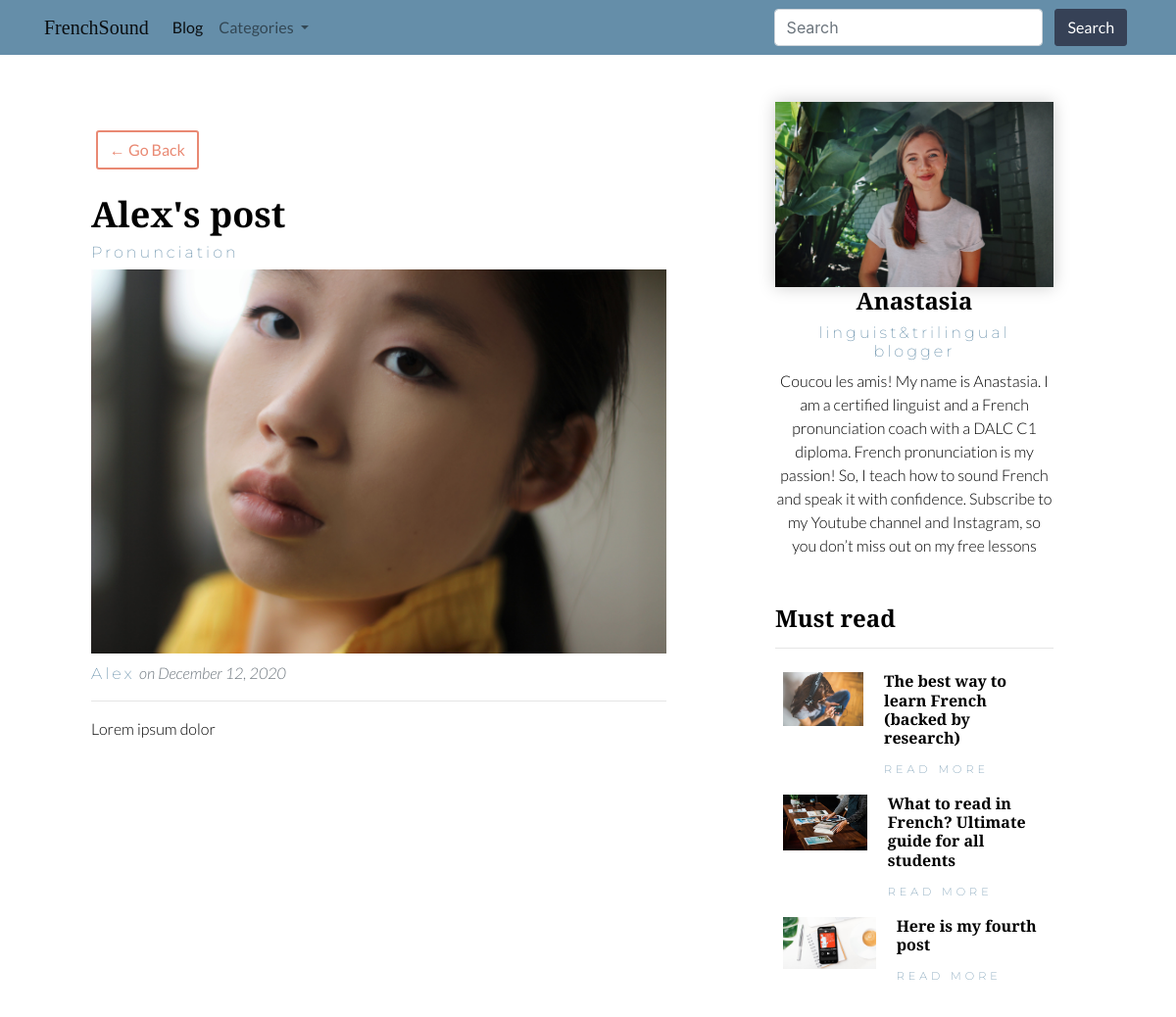
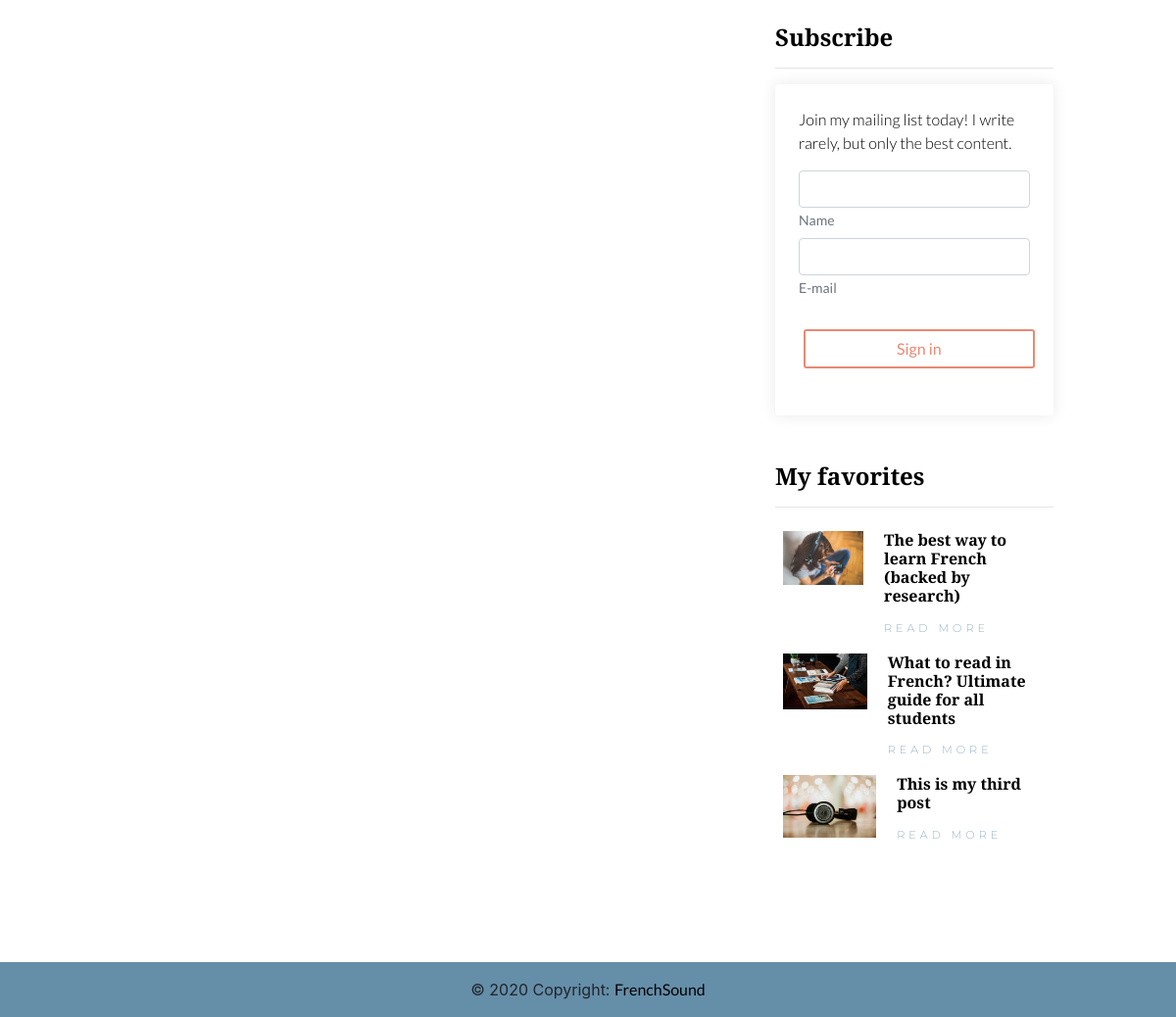
/blog/posts/12/, run on the app's committed database (2 pictures, top to bottom).
### blog/models.py (models this page shows, shortened)
class Post(models.Model):
	title = models.CharField(max_length=100)
	date_posted = models.DateTimeField(default=timezone.now)
	excerpt = models.TextField(default=None)
	content = RichTextField(blank=True, null=True)
	hero_image = models.ImageField(default=None, upload_to='media')
	author = models.ForeignKey(User, on_delete=models.CASCADE)
	category = models.ForeignKey(Category, on_delete=models.PROTECT, default=None)
	must_read = models.BooleanField(default=False)
	favorite = models.BooleanField(default=False)

class Category(models.Model):
	name = models.CharField(max_length=100)
	def __str__(self):
		return self.name

### blog/views.py (the view)
# urls.py: path('blog/posts/<int:pk>/', views.postDetailView, name = 'blog-post-detail'),
def postDetailView(request, pk):
	post = Post.objects.get(pk=pk)
	must_read = Post.objects.filter(must_read=True)
	favorite = Post.objects.filter(favorite=True)
	context = {'post': post, 'must_read': must_read, 'favorite': favorite}
	return render(request, 'blog/post_detail.html', context)

### blog/templates/blog/post_detail.html
{% extends "blog/base.html" %}
{% block content %}
		<div class="box-element p-4 mb-4">
			<a class="btn btn-outline mb-4" href="{% url 'blog-home'%}">&#x2190; Go Back</a>
			<h2>{{ post.title }}</h2>
			<a href="{% url 'blog-category-posts' post.category.name %}"><h4>{{ post.category }}</h4></a>
			<img class="img-fluid" src="{{ post.hero_image.url}}">
			<div class="mt-2">
				<a href="{% url 'blog-user-posts' post.author.username %}"><h4 style="display: inline;">{{ post.author }}</h4></a>
				<p style="display: inline;" class="text-muted font-italic">on {{ post.date_posted|date:"F d, Y" }}</p>
			</div>
			<hr>
			<p>{{ post.content|safe }}</p>
		</div>
{% endblock content %}

### blog/templates/blog/base.html (shortened to what this page needs)
{% load static %}
<!DOCTYPE html>
<html class="no-js" lang="en">
<head>
    <link rel="stylesheet" href="https://maxcdn.bootstrapcdn.com/bootstrap/4.0.0/css/bootstrap.min.css">
    <link rel="stylesheet" type="text/css" href="{% static 'main.css' %}">
</head>
<body>
    <header>
        <nav class="navbar sticky-top navbar-expand-lg navbar-light bg-blue">
          <div class="container">
            <a class="navbar-brand" href="{% url 'blog-home' %}">FrenchSound</a>
            <div class="collapse navbar-collapse" id="navbarSupportedContent">
              <ul class="navbar-nav mr-auto">
                <li class="nav-item active">
                  <a class="nav-link" href="{% url 'blog-home' %}">Blog <span class="sr-only">(current)</span></a>
                </li>
                <li class="nav-item dropdown">
                  <a class="nav-link dropdown-toggle" href="#" id="navbarDropdown" role="button" data-toggle="dropdown" aria-haspopup="true" aria-expanded="false">
                    Categories
                  </a>
                </li>
              </ul>
              <form class="form-inline my-2 my-lg-0">
                <input class="form-control mr-sm-2" type="search" placeholder="Search" aria-label="Search">
                <button class="btn btn-primary my-2 my-sm-0" type="submit">Search</button>
              </form>
            </div>
          </div>
        </nav>
    </header>
    <div class="container container-fluid">
        <div class="row">
            <div class="col-sm-7 mt-5 mx-4">
                <section>
                    {% block content%}
                    {% endblock content%}
                </section>
            </div>
            <div class="col-sm-4 mt-5 px-5">
                <div>
                    <img src="{% static 'linguanastya-sidebar.jpg' %}" class='img-fluid sidebar-img'>
                    <h3 class="text-center">Anastasia</h3>
                    <h4 class="text-center">linguist&trilingual blogger</h4>
                    <p class="text-center">Coucou les amis! My name is Anastasia. I am a certified linguist and a French pronunciation coach with a DALC C1 diploma. French pronunciation is my passion! So, I teach how to sound French and speak it with confidence. Subscribe to my Youtube channel and Instagram, so you don’t miss out on my free lessons</p>
                </div>
                <div class="mt-5">
                    <h3>Must read</h3>
                    <hr>
                    {% for post in must_read%}
                     <div class="sidebar-item grid-container">
                            <div class="grid-item grid-item1">
                              <img class="thumbnail thumbnail-custom img-fluid" src="{{post.hero_image.url}}">
                            </div>
                            <div class="grid-item grid-item2">
                              <h5>{{ post.title }}</h5>
                              <a class="btn-link" href="{% url 'blog-post-detail' post.id %}">Read more</a>
                            </div>
                      </div>
                    {% endfor %}
                </div>
                <div class="mt-5">
                        <h3>Subscribe</h3>
                        <hr>
                    <div class="post py-4 px-4">
                        <p>Join my mailing list today! I write rarely, but only the best content.</p>
                        <form action="#!">
                            <div class="md-form mt-3">
                                <input type="text" id="subscription_name" class="form-control">
                                <label for="subscription_name" class="text-muted">Name</label>
                            </div>
                            <div class="md-form">
                                <input type="email" id="subscription_email" class="form-control">
                                <label for="subscription_email" class="text-muted">E-mail</label>
                            </div>
                            <div class="">
                                <button class="btn btn-outline btn-rounded btn-block z-depth-0 my-4 waves-effect" type="submit">Sign in</button>
                            </div>
                        </form>
                    </div>
                </div>
                <div class="mt-5">
                    <h3>My favorites</h3>
                    <hr>
                    {% for post in favorite%}
                     <div class="sidebar-item grid-container">
                            <div class="grid-item grid-item1">
                              <img class="thumbnail thumbnail-custom img-fluid" src="{{post.hero_image.url}}">
                            </div>
                            <div class="grid-item grid-item2">
                              <h5>{{ post.title }}</h5>
                              <a class="btn-link" href="{% url 'blog-post-detail' post.id %}">Read more</a>
                            </div>
                      </div>
                    {% endfor %}
                </div>
            </div>
        </div>
    </div>
    <footer class="page-footer font-small blue">
      <div class="footer-copyright text-center py-3">© 2020 Copyright:
        <a href="https://mdbootstrap.com/" class="footer-link"> FrenchSound</a>
      </div>
    </footer>
</body>

### blog/static/main.css (style rules this page uses)
* { padding: 0; margin: 0; box-sizing: border-box; }
html { position: relative; }
@media (min-width: 992px) { h2 { font-family: 'Playfair Display', serif; color: #000000; font-weight: 700; font-size: 36px; } }
@media (min-width: 992px) { h3 { font-family: 'Playfair Display', serif; color: #000000; font-weight: 700; font-size: 24px; } }
@media (min-width: 992px) { h4 { font-family: 'Montserrat', sans-serif; color: #658EA9; letter-spacing: 3px; font-weight: 200; font-size: 16px; } }
@media (min-width: 992px) { h5 { font-family: 'Playfair Display', serif; color: #000000; font-weight: 700; font-size: 16px; } }
@media (min-width: 992px) { p { font-family: 'Lato', sans-serif; color: #000000; font-weight: 300; font-size: 16px; } }
@media (min-width: 992px) { a { font-family: 'Lato', sans-serif; font-weight: 400; font-size: 16px; color: black; } }
@media (min-width: 992px) { label { font-family: 'Lato', sans-serif; font-weight: 400; font-size: 14px; } }
@media (min-width: 1200px) { h2 { font-family: 'Playfair Display', serif; color: #000000; font-weight: 700; font-size: 36px; } }
@media (min-width: 1200px) { h3 { font-family: 'Playfair Display', serif; color: #000000; font-weight: 700; font-size: 24px; } }
@media (min-width: 1200px) { h4 { font-family: 'Montserrat', sans-serif; color: #658EA9; letter-spacing: 3px; font-weight: 200; font-size: 16px; } }
@media (min-width: 1200px) { h5 { font-family: 'Playfair Display', serif; color: #000000; font-weight: 700; font-size: 16px; } }
@media (min-width: 1200px) { p { font-family: 'Lato', sans-serif; color: #000000; font-weight: 300; font-size: 16px; } }
@media (min-width: 1200px) { a { font-family: 'Lato', sans-serif; font-weight: 400; font-size: 16px; color: black; } }
@media (min-width: 1200px) { label { font-family: 'Lato', sans-serif; font-weight: 400; font-size: 14px; } }
.bg-blue { background-color: #658EA9; }
.navbar-brand { font-family: 'Playfair Display', serif; }
.sidebar-img { box-shadow:hsl(0, 0%, 80%) 0 0 16px; }
.grid-container { display: grid; grid-template-columns: auto auto auto; grid-column-gap: 0.3rem; }
.grid-item { margin: 0.5rem; }
.btn-link { color: #658EA9; letter-spacing: 4px; font-family: 'Montserrat', sans-serif; font-weight: 200; font-size: 0.7rem; text-transform: uppercase; }
.btn-primary { color: white; background-color: #364156; border: 1.5px solid #364156; border-radius: 3px; font-family: 'Lato', sans-serif; font-weight: 400; margin: 0.3rem; }
.btn-outline { color: #E98973; background-color: white; border: 2px solid #E98973; border-radius: 3px; font-family: 'Lato', sans-serif; font-weight: 400; margin: 0.3rem; }
.post { border-radius: 4px 4px; box-shadow: 0 0 16px rgba(0, 0, 0, 0.09); }
.box-element { background-color: #fff; border-radius: 4px; padding: 10px; }
footer { background-color: #658EA9; margin-top: 7rem; }
.footer-link { color: black; font-family: 'Lato', sans-serif; font-weight: 400; font-size: 16px; }

### data on the page
Post: title "Alex's post", category "Pronunciation", hero_image (picture), author "Alex", date_posted "December 12, 2020", content "Lorem ipsum dolor"
Post: hero_image (picture), title "The best way to learn French (backed by research)"
Post: hero_image (picture), title "What to read in French? Ultimate guide for all students"
Post: hero_image (picture), title "Here is my fourth post"
Post: hero_image (picture), title "This is my third post"
